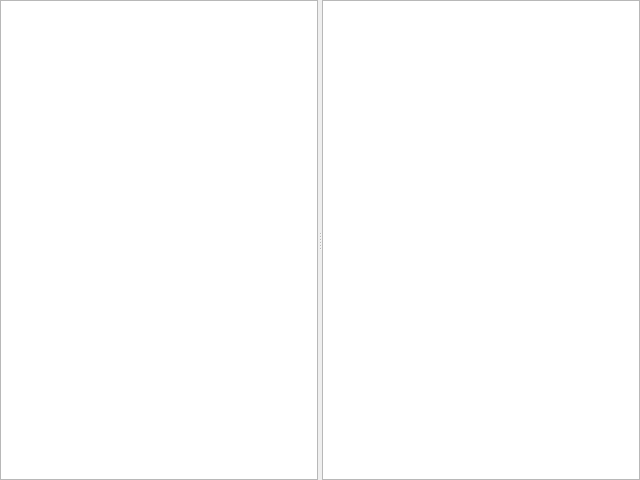
<?xml version="1.0" encoding="UTF-8"?>
<!-- SPDX-License-Identifier: MIT -->
<ui version="4.0">
 <class>SplitEditor</class>
 <widget class="QSplitter" name="SplitEditor">
  <property name="geometry">
   <rect>
    <x>0</x>
    <y>0</y>
    <width>640</width>
    <height>480</height>
   </rect>
  </property>
  <property name="windowTitle">
   <string>Split</string>
  </property>
  <property name="orientation"><enum>Qt::Horizontal</enum></property>
  <widget class="QListView" name="nav"/>
  <widget class="QPlainTextEdit" name="editor"/>
 </widget>

</ui>
